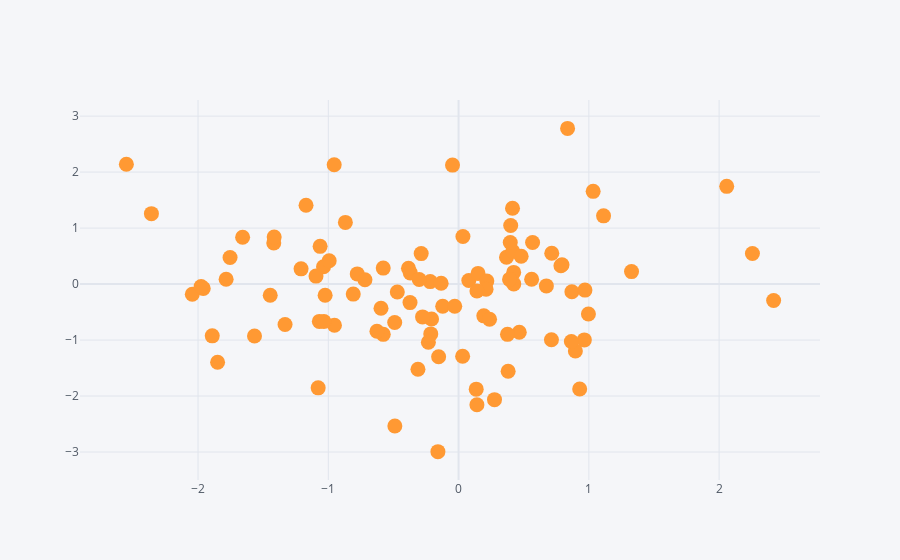

Here is the notebook cell this chart was saved with:
### Markdown cell above
## Scatter

### Code cell
df.iplot(kind='scatter',x='A',y='B',mode='markers',size=15)
